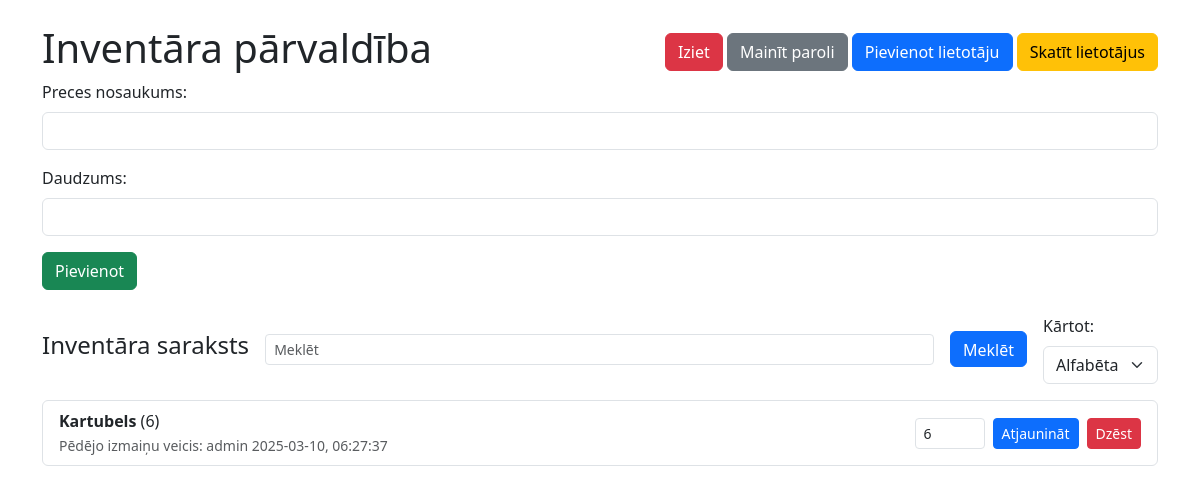
The page /dashboard (signed in) on the database as committed earlier.
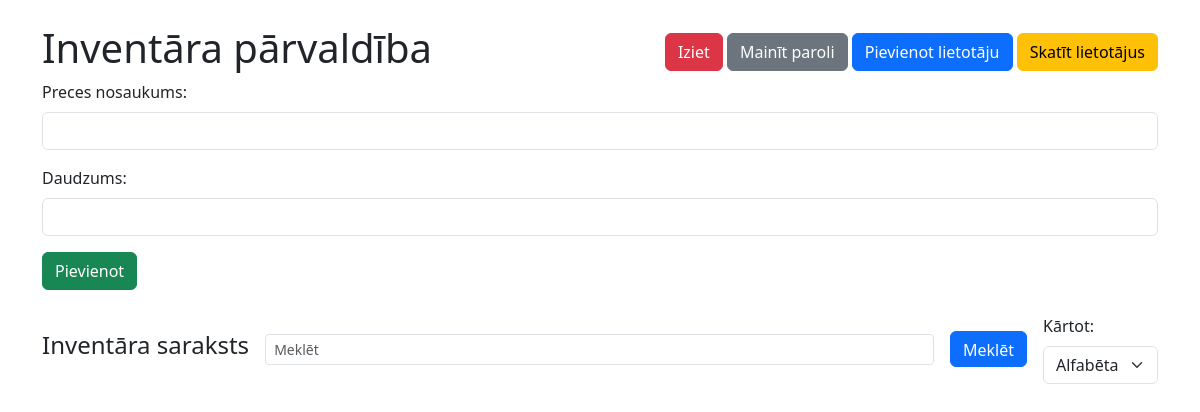
The same page on the database as committed later.
### tables this page shows
CREATE TABLE inventory (
            id INTEGER PRIMARY KEY AUTOINCREMENT,
            name TEXT NOT NULL,
            quantity INTEGER NOT NULL,
            last_modified_by INTEGER,
            last_modified_at TIMESTAMP DEFAULT CURRENT_TIMESTAMP,
            FOREIGN KEY (last_modified_by) REFERENCES users (id)
        );

CREATE TABLE users (
            id INTEGER PRIMARY KEY AUTOINCREMENT,
            username TEXT UNIQUE NOT NULL,
            password TEXT NOT NULL,
            is_admin INT NOT NULL
        );

### app.py (the view)
@app.route('/dashboard')
def dashboard():
    if 'user_id' not in session:
        flash("Jums jāpieslēdzas!", "warning")
        return redirect(url_for('login'))
    admin_status = is_admin(session['user_id'])
    sort_option = request.args.get('sort', 'alphabet')
    search_query = request.args.get('search', '').strip()
    try:
        conn = get_db_connection()
        query = "SELECT * FROM inventory"
        params = []
        if search_query:
            query += " WHERE name LIKE ?"
            params.append('%' + search_query + '%')
        if sort_option == 'asc':
            query += " ORDER BY quantity ASC"
        elif sort_option == 'desc':
            query += " ORDER BY quantity DESC"
        else:
            query += " ORDER BY name ASC"
        items = conn.execute(query, tuple(params)).fetchall()
        updated_items = []
        for item in items:
            item_dict = dict(item)
            if item_dict['last_modified_by']:
                cursor = conn.execute("SELECT username FROM users WHERE id = ?", (item_dict['last_modified_by'],))
                result = cursor.fetchone()
                item_dict['last_modified_by_username'] = result['username'] if result else "N/A"
            else:
                item_dict['last_modified_by_username'] = "N/A"
            if item_dict.get('last_modified_at'):
                try:
                    last_modified_date = datetime.strptime(item_dict['last_modified_at'], '%Y-%m-%d %H:%M:%S')
                    item_dict['last_modified_at'] = last_modified_date
                except ValueError:
                    item_dict['last_modified_at'] = None
            updated_items.append(item_dict)
        conn.close()
        return render_template('dashboard.html', items=updated_items, is_admin=admin_status, convert_to_local_time=convert_to_local_time)
    except Exception as e:
        app.logger.error(f"Error in dashboard route: {e}")
        return "An error occurred while processing your request.", 500

### app.py (called while the page is built)
def convert_to_local_time(utc_time):
    if utc_time:
        local_time = utc_time + timedelta(hours=2)
        return local_time.strftime('%Y-%m-%d, %H:%M:%S')
    return "N/A"

def get_db_connection():
    conn = sqlite3.connect('database.db')
    conn.row_factory = sqlite3.Row
    return conn

def is_admin(user_id):
    conn = get_db_connection()
    cursor = conn.cursor()
    cursor.execute("SELECT * FROM users WHERE id = ?", (user_id,))
    user = cursor.fetchone()
    conn.close()
    return user['is_admin'] == 1

@app.before_request
def check_session_timeout():
    session.modified = True  # Updates session timer on user activity
    if 'user_id' not in session:
        if request.endpoint not in ['login', 'static']:
            return redirect(url_for('login'))

### templates/dashboard.html (shortened to what this page needs)
<!DOCTYPE html>
<html lang="lv">
<head>
    <link rel="stylesheet" href="https://cdn.jsdelivr.net/npm/bootstrap@5.3.0/dist/css/bootstrap.min.css">
</head>
<body class="container mt-4">
    <header class="d-flex justify-content-between align-items-center">
        <h1>Inventāra pārvaldība</h1>
        <div class="header-right">
            {% if session['user_id'] %}
                <a href="{{ url_for('logout') }}" class="btn btn-danger">Iziet</a>
                <a href="{{ url_for('change_password') }}" class="btn btn-secondary">Mainīt paroli</a>
                {% if is_admin %}
                    <a href="{{ url_for('add_user') }}" class="btn btn-primary">Pievienot lietotāju</a>
                    <a href="{{ url_for('view_users') }}" class="btn btn-warning">Skatīt lietotājus</a>
                {% endif %}
            {% endif %}
        </div>
    </header>
    <form action="{{ url_for('add_item') }}?sort={{ request.args.get('sort', 'alphabet') }}" method="POST" class="mb-4" id="inventory-form">
        <div class="mb-3">
            <label for="name" class="form-label">Preces nosaukums:</label>
            <input type="text" class="form-control" id="name" name="name" required autocomplete="off">
        </div>
        <div class="mb-3">
            <label for="quantity" class="form-label">Daudzums:</label>
            <input type="number" class="form-control" name="quantity" required>
        </div>
        <button type="submit" class="btn btn-success">Pievienot</button>
    </form>
    <div class="d-flex justify-content-between align-items-center mb-3">
        <h4 class="me-3" style="white-space: nowrap;">Inventāra saraksts</h4>
            <input type="text" id="search-input" class="form-control form-control-sm me-3" placeholder="Meklēt" value="{{ request.args.get('search', '') }}" style="flex-grow: 1;">
            <button id="search-btn" class="btn btn-primary me-3" style="height: 36px;">Meklēt</button>
        <div style="min-width: 115px;">
            <label for="sort" class="form-label me-2">Kārtot:</label>
            <select id="sort" class="form-select" onchange="window.location.href=this.value;">
                <option value="{{ url_for('dashboard', sort='alphabet') }}" {% if request.args.get('sort') == 'alphabet' %} selected {% endif %}>Alfabēta</option>
            </select>
        </div>
    </div>
    <ul class="list-group" id="item-list">
        {% for item in items %}
            <li class="list-group-item d-flex justify-content-between align-items-center">
                <div>
                    <strong>{{ item.name }}</strong> ({{ item.quantity }})
                    <br>
                    <small class="text-muted">
                        Pēdējo izmaiņu veicis: {{ item.last_modified_by_username or 'N/A' }}
                        {% if item.last_modified_at %}
                            {{ convert_to_local_time(item.last_modified_at) }}
                        {% else %}
                            N/A
                        {% endif %}
                    </small>
                </div>
                <div class="d-flex">
                    <form method="POST" action="{{ url_for('update_quantity') }}" class="d-flex align-items-center">
                        <input type="number" name="quantity" class="form-control form-control-sm me-2" value="{{ item.quantity }}" required style="width: 70px;">
                        <button type="submit" class="btn btn-primary btn-sm">Atjaunināt</button>
                    </form>
                    <a href="{{ url_for('delete_item', item_id=item.id) }}" class="btn btn-danger btn-sm ms-2">Dzēst</a>
                </div>
            </li>
        {% endfor %}
    </ul>
</body>
</html>

Rows that differ between the two databases and show on the page:
removed inventory: name "Kartubels"
no longer on this page (row edited): users: username "admin"
Other text that changed with them:
list line gone: "( 6 ) Pēdējo izmaiņu veicis: 2025-03-10, 06:27:37 6 Atjaunināt Dzēst"
